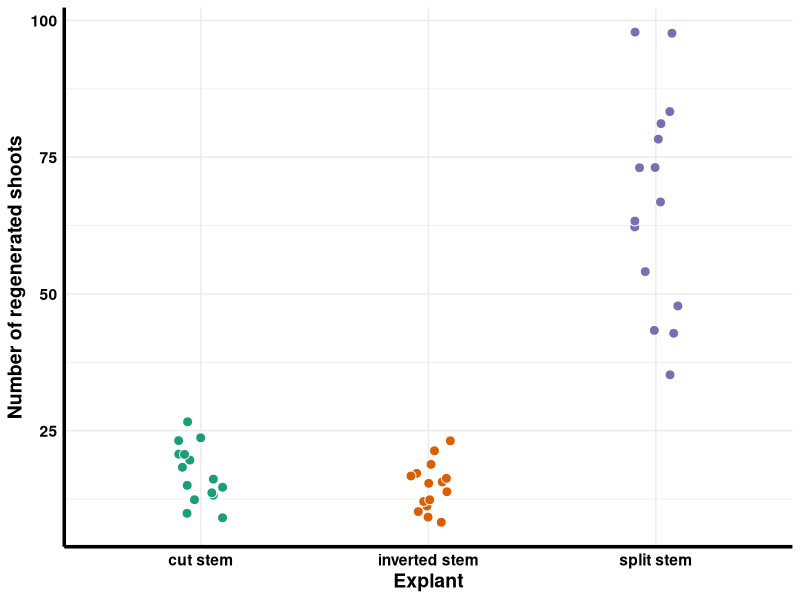
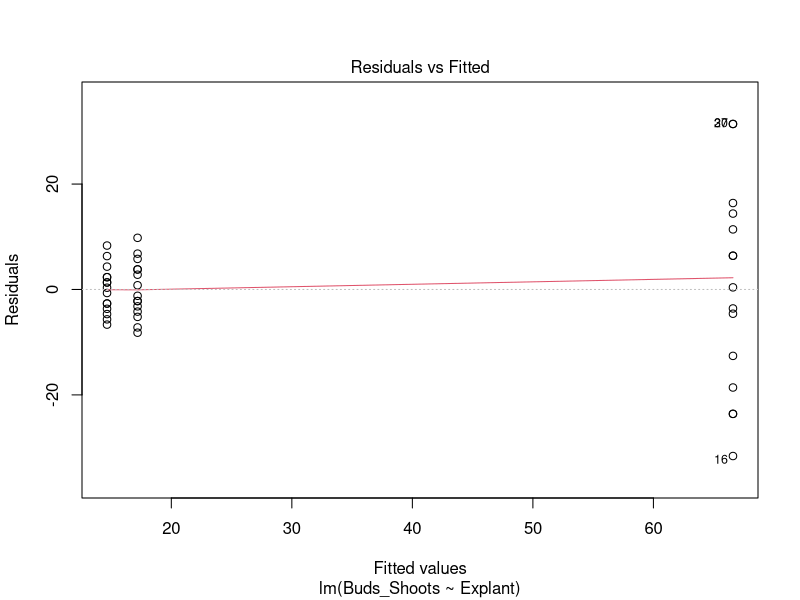
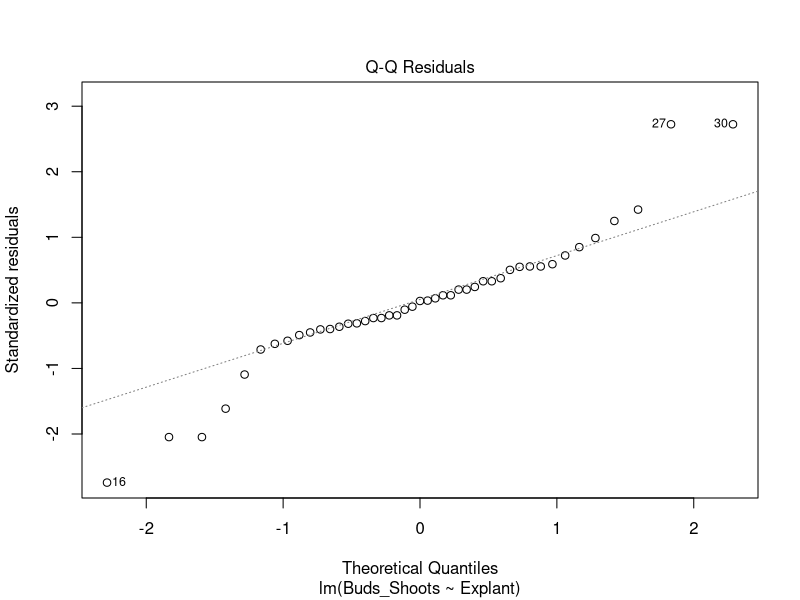
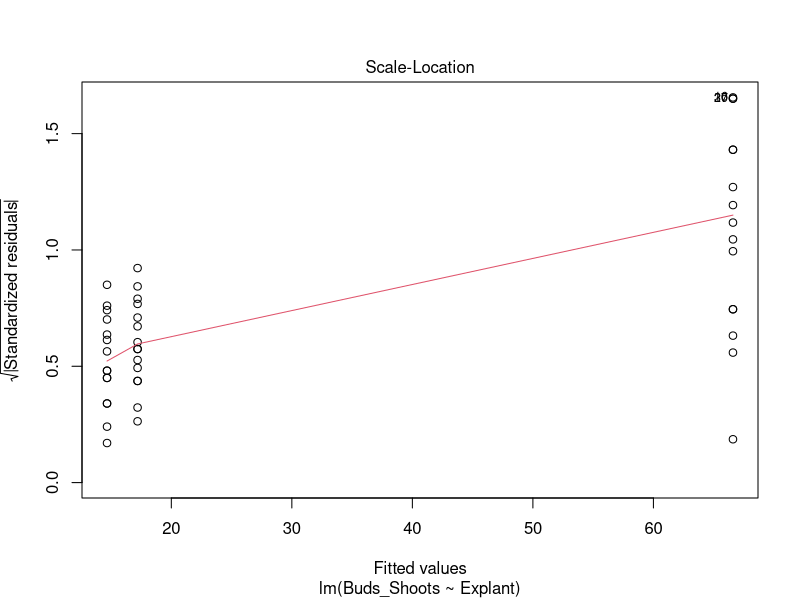
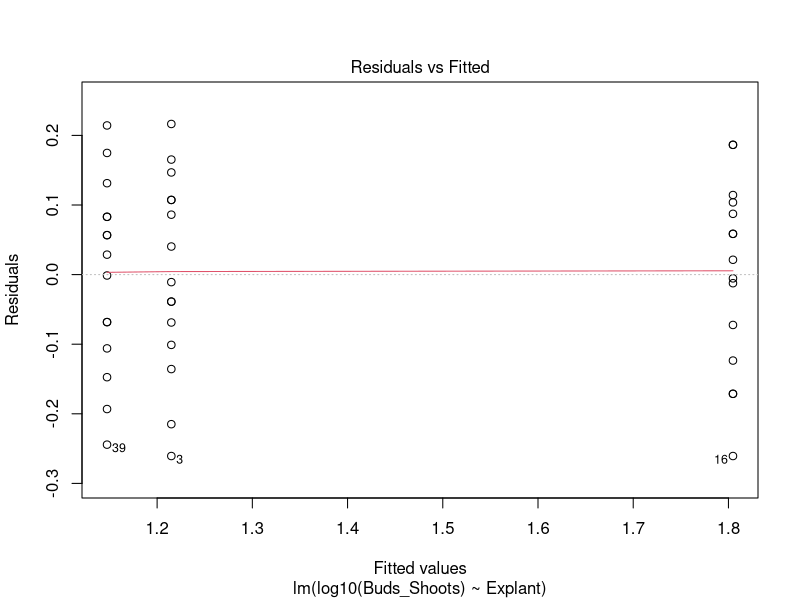
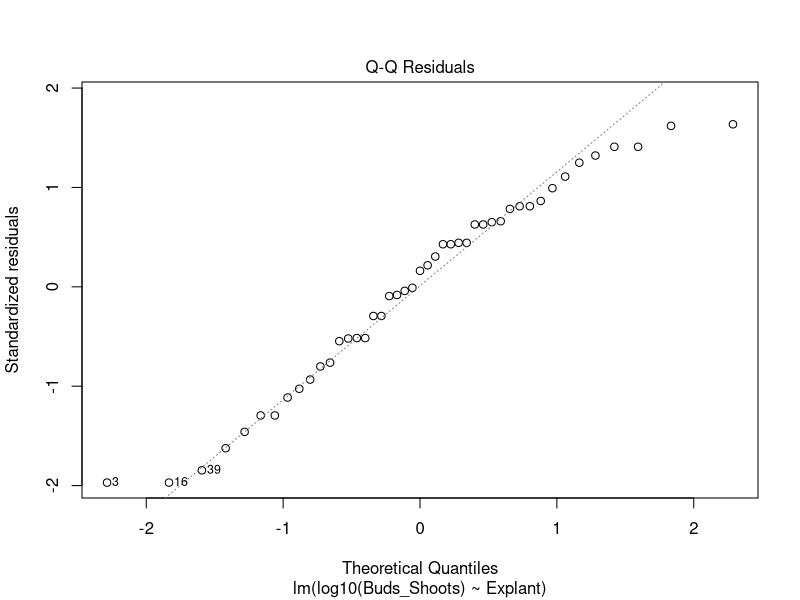
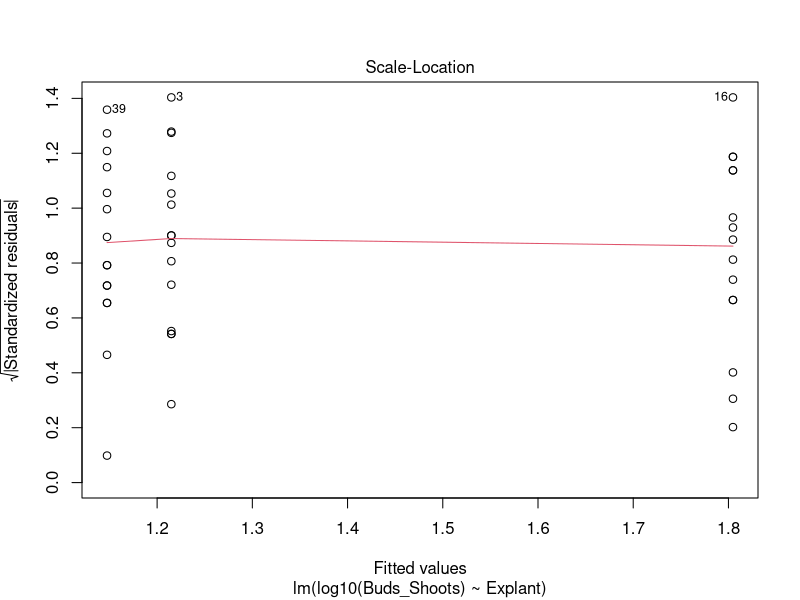

R code for these plots, in order:
## ---- chunk 1
knitr::opts_chunk$set(echo = TRUE)
## ---- chunk 2
library(emmeans)  
library(multcomp)
library(multcompView)
library(ggplot2) 
library(tidyr)
library(dplyr)
library(readr)
library(readxl)
library(RColorBrewer)
library(viridis)
## ---- chunk 3
C_elegans_lethality <- read_excel("data/C_elegans_lethality.xlsx")
head(C_elegans_lethality)
## ---- chunk 4
pairwise.wilcox.test(x = C_elegans_lethality$proportion, g = C_elegans_lethality$treatment)
## ---- chunk 5
stem_data <- read_excel("data/LU-Matand - Stem Data.xlsx")
head(stem_data)
## ---- chunk 6
Alias <- stem_data %>% 
  filter(Variety == "Alias")  

head(Alias)
## ---- chunk 7
Alias %>% 
  ggplot(aes(x = Explant, y = Buds_Shoots)) +
  geom_point(aes(fill = Explant), size = 3, color = "white", shape = 21,
             position = position_jitter(0.1, seed = 666)) +
  scale_fill_brewer(type = "qual", palette = "Dark2") +
  labs(y = "Number of regenerated shoots") +
  theme_minimal() +
  theme(
    axis.line = element_line(size = 1.2),
    text = element_text(size = 14, color = "black", face = "bold"),
    axis.text = element_text(color = "black"),
    legend.position = "none"
  )
## ---- chunk 8
 Alias %>% 
  group_by(Explant) %>% 
  summarise(
    mean = mean(Buds_Shoots),
    var = var(Buds_Shoots)
  )
## ---- chunk 9
#set up linear models in this chunck
model_1 <- lm(Buds_Shoots ~ Explant, data = Alias)
model_log <- lm(log10(Buds_Shoots) ~ Explant, data = Alias)
## ---- chunk 10
#check assumptions in this chunch
plot(model_1, which = c(1, 2, 3))
## ---- chunk 11
plot(model_log, which = c(1, 2, 3))
## ---- chunk 12
anova(model_1)
anova(model_log)
## ---- chunk 13
estimate_1 <- emmeans(model_1, pairwise ~ Explant)
estimate_log <- emmeans(model_log, pairwise ~ Explant)

estimate_1$contrast
estimate_log$contrast
## ---- chunk 14
cld(estimate_1$emmeans, Letters = letters)  
